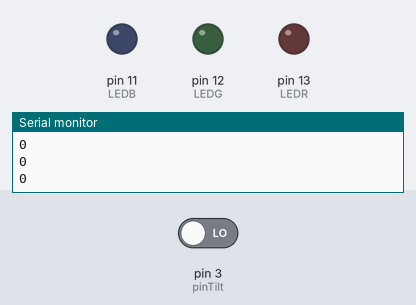
A sketch run on a simulated Arduino Uno, built with avr-gcc and run on an emulated ATmega328P. Shown: output pins drawn as LEDs (lit = HIGH), the last lines printed to the serial monitor. Inputs (shaded band) come from the test bench; at power-on: pin 3 (pinTilt) LOW.

Above: at 1.8 s.
1.9 s: pin 3 (pinTilt) driven HIGH
At 3.2 s:
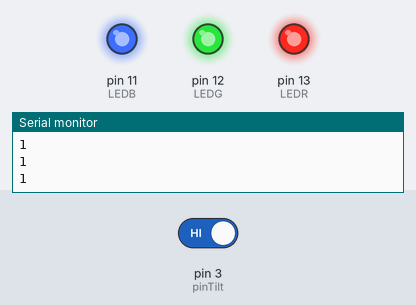
3.5 s: pin 3 (pinTilt) driven LOW
At 4.3 s:
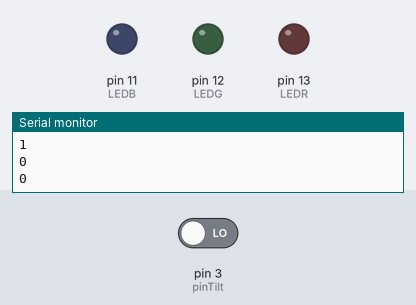
Timing chart, 0 to 6.5 s (numbered marks = the images above; inputs shaded):
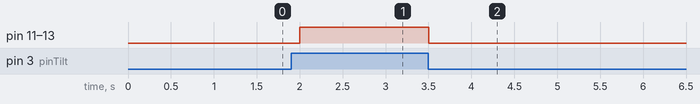

Measured:
- after the input at 1.9 s, pin 11 (LEDB), pin 12 (LEDG), pin 13 (LEDR): LOW → HIGH after 0.10 s
- after the input at 3.5 s, pin 11 (LEDB), pin 12 (LEDG), pin 13 (LEDR): HIGH → LOW at once

The sketch:

HW4_2.ino
```cpp
const int LEDR = 13;
const int LEDG = 12;
const int LEDB = 11;
const int pinTilt = 3;
int val = 0;
void setup() {
  pinMode(LEDR, OUTPUT);
  pinMode(LEDG, OUTPUT);
  pinMode(LEDB, OUTPUT);
  pinMode(pinTilt, INPUT);
  Serial.begin(9600);
}

void loop() {
  val = digitalRead(pinTilt);
  Serial.println(val);
  if(val == 1) {
    digitalWrite(LEDR,1);
    digitalWrite(LEDG,1);
    digitalWrite(LEDB,1);
  } else {
    digitalWrite(LEDR,0);
    digitalWrite(LEDG,0);
    digitalWrite(LEDB,0);
  }
  delay(500);
}
```
